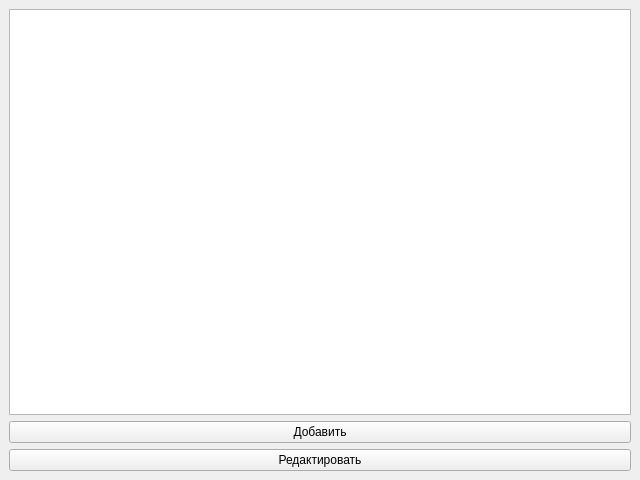
<?xml version="1.0" encoding="UTF-8"?>
<ui version="4.0">
 <class>CoffeeApp</class>
 <widget class="QMainWindow" name="CoffeeApp">
  <property name="geometry">
   <rect>
    <x>0</x>
    <y>0</y>
    <width>640</width>
    <height>480</height>
   </rect>
  </property>
  <property name="windowTitle">
   <string>Информация о кофе</string>
  </property>
  <widget class="QWidget" name="centralwidget">
   <layout class="QVBoxLayout" name="verticalLayout">
    <item>
     <widget class="QTableWidget" name="tableWidget"/>
    </item>
    <item>
     <widget class="QPushButton" name="addButton">
      <property name="text">
       <string>Добавить</string>
      </property>
     </widget>
    </item>
    <item>
     <widget class="QPushButton" name="editButton">
      <property name="text">
       <string>Редактировать</string>
      </property>
     </widget>
    </item>
   </layout>
  </widget>
 </widget>
 <resources/>
 <connections/>
</ui>
